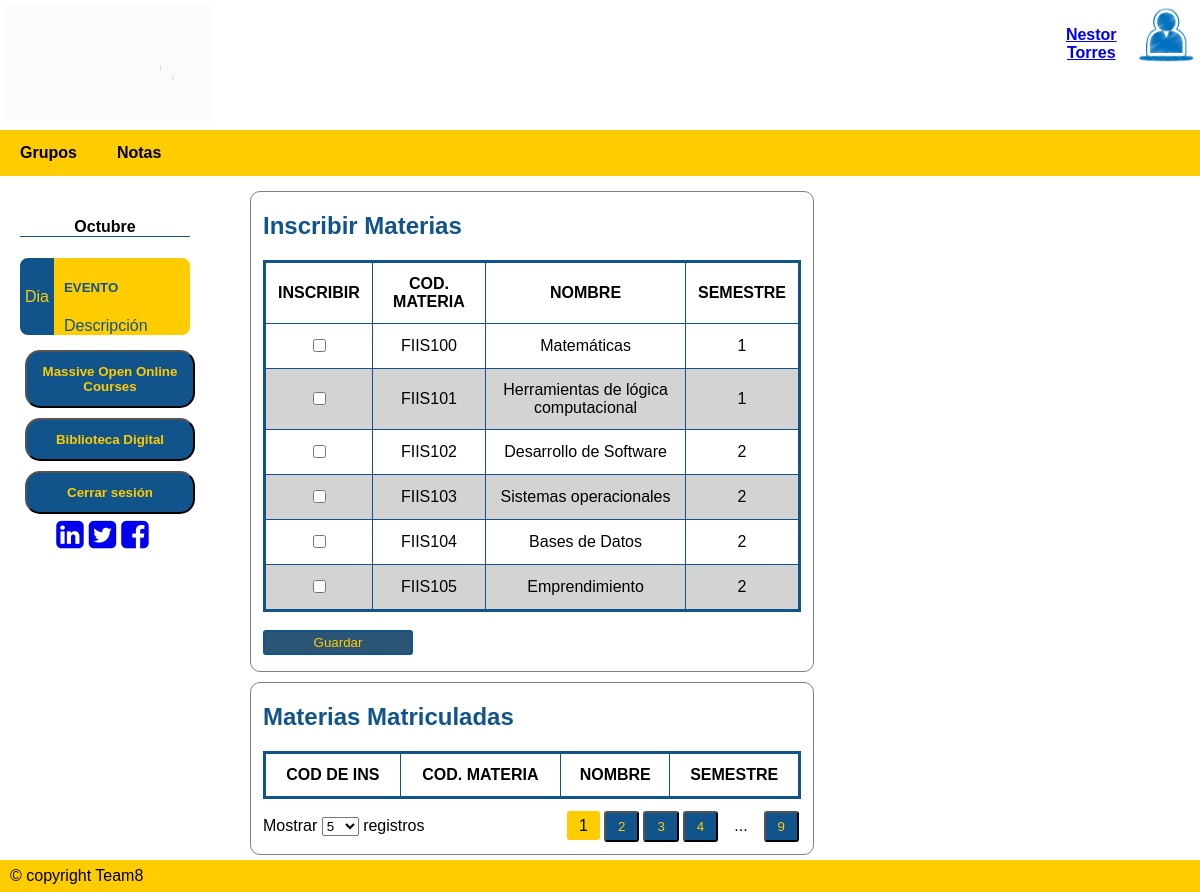
/inscMat/ (signed in), run on the app's committed database.
### tables this page shows
CREATE TABLE Materias (CodMateria VARCHAR (20) NOT NULL PRIMARY KEY, Nombre VARCHAR NOT NULL, Semestre INTEGER NOT NULL);

### APP.py (the view, shortened to what this page needs)
@app.route('/inscMat/',methods=['GET','POST'])
def ins_materias():
    if request.method == 'GET':
        if "nom" in session:
            perfnom = session['nom']
            usr = session['usuario']
            sql = f'SELECT * FROM Materias'
            resMat = seleccion(sql)
            sql = f'SELECT InsMatEst.IDInsME, InsMatEst.CodMateI, Materias.Nombre, Materias.Semestre FROM InsMatEst INNER JOIN Materias ON InsMatEst.CodMateI = Materias.CodMateria WHERE DNIEI="{usr}"'
            resIns = seleccion(sql)
            return render_template ('MateriasEst.html', materias=resMat, insmat=resIns, nombres= perfnom, data=[('/registroGrup/', 'Grupos'), ('/ResumenNotas/', 'Notas')])
        else:
            flash("Inicie sesión para utilizar plataforma")
            return render_template ('index.html')

### dB.py (called while the page is built)
def seleccion(sql) -> list:
    try:
        with sqlite3.connect(URL_DB) as con:        # Conectarse a la base de datos con manejador de contextos(Cierra la BD cuando se deje de utilizar)
            cur = con.cursor()                      # Crea un área intermedia para gestión de los contenidos
            res = cur.execute(sql).fetchall()       # Se obtienen los registros devueltos
    except:
        res = None
    return res

### templates/MateriasEst.html (shortened to what this page needs)
{% extends "plantilla.html" %}
{% block cuerpo %}
<div class="Containermain" style="width: 100%; background-color: white;">
    <div class="aside">
        <div class="event-container">
            <h4 class="mes">Octubre</h4>
            <div class="event">
                <div class="event-left"><p>Dia</p></div>
                <div class="event-right">
                    <h5 style="text-transform: uppercase;">Evento</h5>
                    <div>Descripción</div>
                </div>
            </div>
        </div>
        <a href="https://www.mooc.org/es/" target="_blank"><button><b>Massive Open Online Courses</b></button></a>
        <a href="https://www.wdl.org/es/" target="_blank"><button><b>Biblioteca Digital</b></button></a>
        <a href="/logout/"><button><b>Cerrar sesión</b></button></a>
        <div class="social-container">
            <a href="https://co.linkedin.com/school/universidad-de-la-salle/" target="_blank" style="margin-right: 5px;"> <i class="fa fa-linkedin-square fa-2x"></i></a>
            <a href="https://twitter.com/unisalle?ref_src=twsrc%5Egoogle%7Ctwcamp%5Eserp%7Ctwgr%5Eauthor" target="_blank" style="margin-right: 5px;"> <i class="fa fa-twitter-square fa-2x"></i></a>
            <a href="https://www.facebook.com/U.deLaSalle/" target="_blank" style="margin-right: 5px;"> <i class="fa fa-facebook-square fa-2x"></i></a>
        </div>
    </div>
    <div class="right">
        <div class="marco" style="margin-top: 10px; width: 60%;">
            <h2>Inscribir Materias</h2>
            <div class="datatable-container">
                <div style="padding-left: 12px; padding-right: 12px;">
                    <form action="/inscMat/" method="POST" name="inscMat">
                        <table class="datatable">
                            <thead>
                                <tr>
                                    <th>INSCRIBIR</th>
                                    <th>COD. MATERIA</th>
                                    <th>NOMBRE</th>
                                    <th>SEMESTRE</th>
                                </tr>
                            </thead>
                            <tbody>
                                {%for materia in materias%}
                                    <tr>
                                        <td><input type="checkbox" name="materia" value="{{ materia.0 }}"></td>
                                        <td>{{ materia.0 }}</td>
                                        <td>{{ materia.1 }}</td>
                                        <td>{{ materia.2 }}</td>
                                    </tr>
                                {% endfor %}
                            </tbody>
                        </table><br/>
                        <input type="submit" value="Guardar" style="background-color: rgb(44, 84, 117); color: rgb(255, 204,0); width: 150px; height: 25px; ">
                    </form>
                </div>
            </div>
        </div>
        <div class="marco" style="margin-top: 10px; width: 60%;">
            <h2>Materias Matriculadas</h2>
            <div class="datatable-container">
                <div style="padding-left: 12px; padding-right: 12px;">
                    <table class="datatable">
                        <thead>
                            <tr>
                                <th>COD DE INS</th>
                                <th>COD. MATERIA</th>
                                <th>NOMBRE</th>
                                <th>SEMESTRE</th>
                            </tr>
                        </thead>
                    </table>
                </div>
                <div class="footer-tools">
                    <div class="list-items">
                        Mostrar
                        <select name="n-entries" id="n-entries" class="n-entries">
                            <option value="5">5</option>
                        </select>
                        registros
                    </div>
                    <div class="pages">
                        <ul>
                            <li><span class="active">1</span></li>
                            <li><button>2</button></li>
                            <li><button>3</button></li>
                            <li><button>4</button></li>
                            <li><span>...</span></li>
                            <li><button>9</button></li>
                        </ul>
                    </div>
                </div>
            </div>
        </div>
    </div>
</div>
{% endblock %}

### static/css/estilo.css (style rules this page uses)
* { box-sizing : border-box; }
body { font-family : Arial, Helvetica, sans-serif; margin : 0; }
.Containermain { display : flex; }
tbody { align-items : center; }

### static/css/estiloadmin.css (style rules this page uses)
table { border-collapse: collapse; border: solid rgb(17, 84,139); }
th, td { padding: 4px 10px; border: solid 1px rgb(17, 84,139); text-align: center; }
button { background-color: rgb(17, 84,139); color: rgb(255, 204,0); border-radius: 5px; }
.aside { padding-top : 20px; padding-left : 20px; padding-right : 50px; list-style : none; display : flex; flex-direction : column; background-color : white; width: 20%; }
.aside button { width : 170px; background-color : rgb(17, 84,139); color : rgb(255, 204,0); text-decoration : none; padding : 12px 15px; text-align : center; margin : 5px; border-radius : 15px; }
.right { width: 80%; padding: 5px 10px; }
input { border-radius : 3px; border : solid 2px rgb(17, 84,139); }

### static/css/estiloinfdeest.css (style rules this page uses)
:root { --primary-color : rgb(255, 204,0); --secondary-color : rgb(17, 84,139); --dt-status-Activa-color : greenyellow; --dt-status-Finalizada-color : lightgrey; --dt-border-radius : 3px; --dt-border : solid 2px rgb(17, 84,139); --dt-padding : 12px; --dt-padding-s : 6px; --dt-padding-xs : 2px; --dt-border-color: var(--primary-color); }
.marco { border : solid 1px grey; border-radius : 10px; }
h2 { color : rgb(17, 84,139); padding-left : var(--dt-padding); }
.datatable-container .footer-tools { padding: var(--dt-padding); display: flex; align-items: baseline; }
.datatable-container .footer-tools .list-items { width: 50%; }
.datatable-container .footer-tools .pages { margin-left: auto; margin-right: 0; width: 50%; }
.datatable-container .footer-tools .pages ul { margin: 0; padding: 0; display: flex; align-items: baseline; justify-content: flex-end; }
.datatable-container .footer-tools .pages ul li { display: inline-block; margin: 0 var(--dt-padding-xs); }
.datatable-container .footer-tools .pages ul li button, .datatable-container .header-tools .tools ul li button { width: 100%; box-sizing: border-box; border-radius: var(--dt-border-radius); }
.datatable-container .footer-tools .pages ul li span.active { background-color: var(--primary-color); border-radius: var(--dt-border-radius) }
.datatable-container .footer-tools .pages ul li button, .datatable-container .footer-tools .pages ul li span, .datatable-container .header-tools .tools ul li button { padding: var(--dt-padding-s) var(--dt-padding); }
.datatable-container .datatable { border-collapse: collapse; width: 100%; }
.datatable-container .datatable, .datatable-container .datatable th, .datatable-container .datatable td { padding: var(--dt-padding) var(--dt-padding); }
.datatable-container .datatable tbody tr:nth-child(even) { background-color: lightgray; }

### static/css/estiloactyretro.css (style rules this page uses)
.event-container { width: 100%; margin: 0 auto; }
.event-container h4.mes { text-align: center; border-bottom: 1px solid rgb(17, 84,139); }
.event-container .event { display: flex; margin: 10px 0; }
.event .event-left { background-color: rgb(17, 84,139); width: 20%; display: flex; align-items: center; justify-content: center; color: rgb(255, 204,0); padding: 3px 10px; text-align: center; border-radius: 8px 0 0 8px; }
.event .event-right { background-color: rgb(255, 204,0); display: flex; width: 80%; color: rgb(17, 84,139); flex-direction: column; justify-content: center; padding: 0 10px; border-radius: 0 8px 8px 0; }
.social-container { display: flex; flex-direction: row; justify-content: center; }

### data on the page
Materias: CodMateria "FIIS100", Nombre "Matemáticas", Semestre "1"
Materias: CodMateria "FIIS101", Nombre "Herramientas de lógica computacional", Semestre "1"
Materias: CodMateria "FIIS102", Nombre "Desarrollo de Software", Semestre "2"
Materias: CodMateria "FIIS103", Nombre "Sistemas operacionales", Semestre "2"
Materias: CodMateria "FIIS104", Nombre "Bases de Datos", Semestre "2"
Materias: CodMateria "FIIS105", Nombre "Emprendimiento", Semestre "2"

### other printed values
{{ nombres }} "Nestor Torres"
{{ opc.1 }} "Grupos" "Notas"
